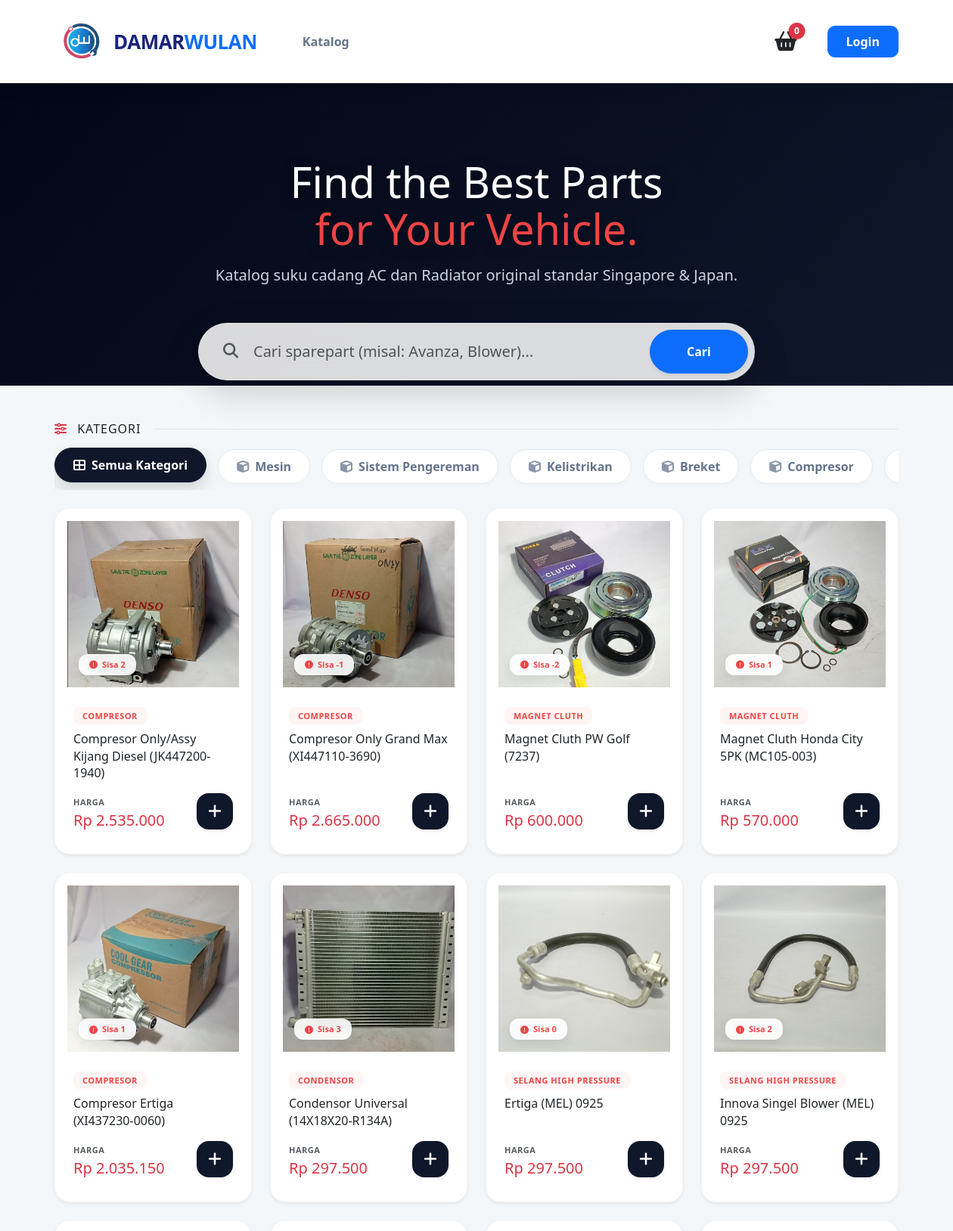
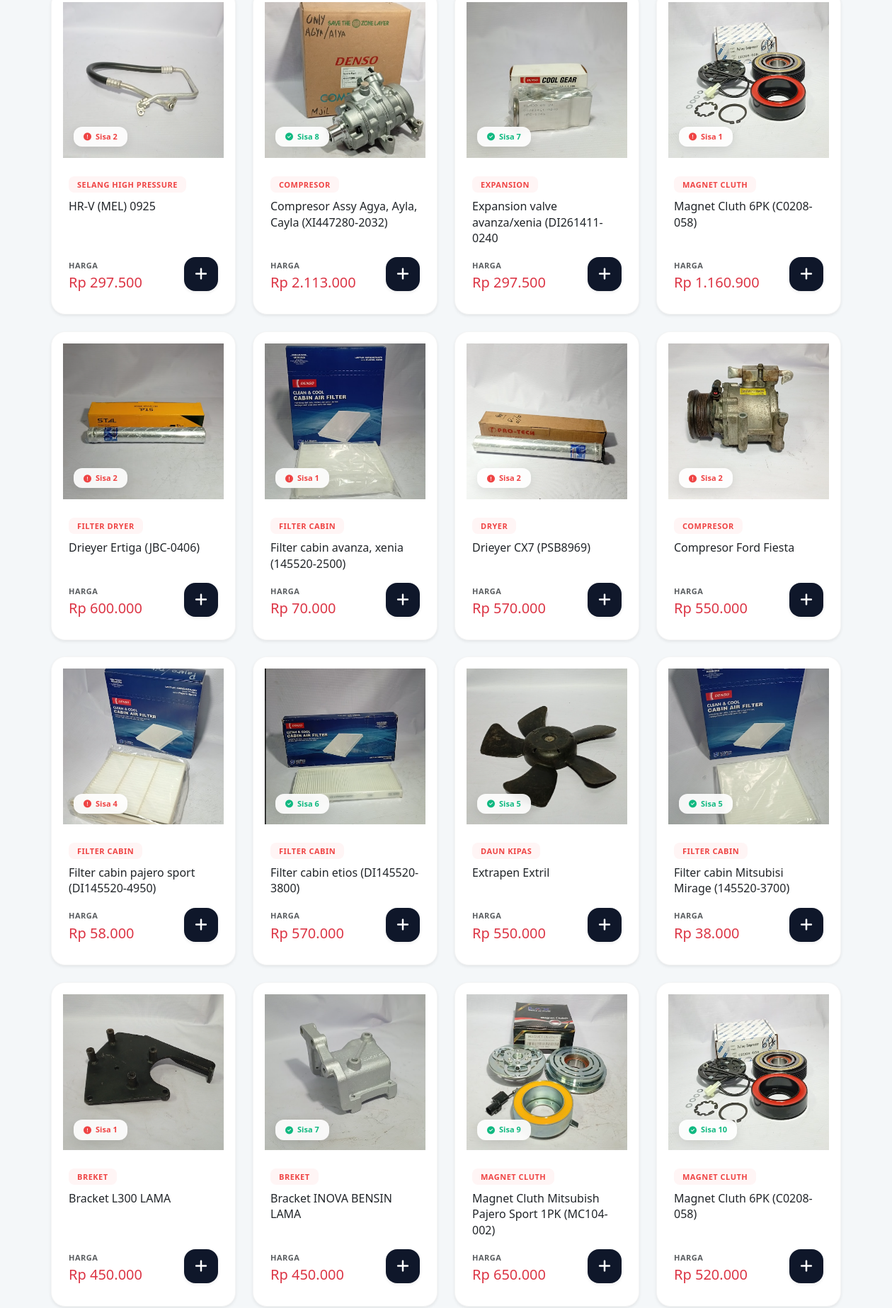
The page / (upper part) on the database its author committed (2 pictures, top to bottom).
### tables this page shows
CREATE TABLE `kategori` (
  `id_kategori` int(11) NOT NULL,
  `nama_kategori` varchar(100) NOT NULL
);

CREATE TABLE `produk` (
  `id_produk` int(11) NOT NULL,
  `id_kategori` int(11) NOT NULL,
  `id_model` int(11) DEFAULT NULL,
  `nomor_suku_cadang` varchar(100) DEFAULT NULL,
  `nama_produk` varchar(150) NOT NULL,
  `merk` varchar(255) NOT NULL,
  `deskripsi` text DEFAULT NULL,
  `gambar` varchar(255) DEFAULT 'default-part.jpg',
  `harga` decimal(10,2) NOT NULL,
  `stok` int(11) NOT NULL DEFAULT 0,
  `berat_gram` int(11) NOT NULL
);

### index.php (the view, shortened to what this page needs)
<?php
require 'config/koneksi.php';
$keyword = mysqli_real_escape_string($conn, $_GET['cari'] ?? '');
$kat_filter = mysqli_real_escape_string($conn, $_GET['kategori'] ?? '');
$where_clauses = [];
$where_sql = count($where_clauses) > 0 ? "WHERE " . implode(" AND ", $where_clauses) : "";
$sql_produk = "SELECT p.*, k.nama_kategori FROM produk p LEFT JOIN kategori k ON p.id_kategori = k.id_kategori $where_sql ORDER BY p.id_produk DESC";
$query_produk = mysqli_query($conn, $sql_produk);
include 'includes/header.php';
include 'includes/navbar.php';
?>
<link rel="stylesheet" href="https://cdnjs.cloudflare.com/ajax/libs/animate.css/4.1.1/animate.min.css" />
<section class="hero-section text-center animate__animated animate__fadeIn" style="height: auto !important; padding: 100px 0 80px 0 !important;">
    <div class="container hero-content">
        <h1 class="hero-title fw-800 mb-3 animate__animated animate__slideInDown">
            Find the Best Parts <br>
            <span style="color: var(--accent-red);">for Your Vehicle.</span>
        </h1>
        <p class="hero-subtitle fs-5 mb-5">Katalog suku cadang AC dan Radiator original standar Singapore & Japan.</p>
        <div class="row justify-content-center mt-5">
            <div class="col-lg-8">
                <form action="index.php" method="GET" id="searchForm" class="search-container w-100 mx-auto d-flex align-items-center shadow-lg animate__animated animate__zoomIn" style="border-radius: 50px;">
                    <div class="ps-4 pe-2">
                        <i class="fas fa-search fs-5 text-muted"></i>
                    </div>
                    <input type="text" id="inputCari" name="cari" class="form-control border-0 shadow-none fs-5 bg-transparent" placeholder="Cari sparepart (misal: Avanza, Blower)..." value="<?= $keyword; ?>" autocomplete="off">
                    <button type="submit" class="btn btn-primary px-5 py-3 fw-bold shadow-sm" style="border-radius: 40px;">Cari</button>
                </form>
            </div>
        </div>
    </div>
</section>
<div class="container mt-5 pb-5">
    <div class="row mb-4 animate__animated animate__fadeInUp">
        <div class="col-12">
            <div class="d-flex align-items-center mb-2">
                <h6 class="fw-800 mb-0 me-3" style="letter-spacing: 1px;"><i class="fas fa-sliders-h me-2 text-danger"></i> KATEGORI</h6>
                <div class="flex-grow-1" style="height: 1px; background: #e2e8f0;"></div>
            </div>
            <div class="filter-scroll py-2">
                <label class="filter-pill <?= empty($kat_filter) ? 'active' : '' ?>">
                    <i class="fas fa-th-large me-2"></i>Semua Kategori
                </label>
                <?php
                $q_kat = mysqli_query($conn, "SELECT * FROM kategori");
                while ($k = mysqli_fetch_assoc($q_kat)) {
                    $sel = ($kat_filter == $k['id_kategori']) ? 'active' : '';
                    echo "<label class='filter-pill $sel'>";
                    echo "<i class='fas fa-cube me-2 opacity-75'></i>" . $k['nama_kategori'];
                    echo "</label>";
                }
                ?>
            </div>
        </div>
    </div>
    <div class="row">
        <div class="col-12">
            <div id="tampilProduk" class="row row-cols-1 row-cols-md-3 row-cols-lg-4 g-4">
                <?php
                if (mysqli_num_rows($query_produk) > 0):
                    while ($p = mysqli_fetch_assoc($query_produk)):
                        $stock_class = ($p['stok'] < 5) ? 'low' : '';
                        $stock_icon = ($p['stok'] < 5) ? 'fa-exclamation-circle' : 'fa-check-circle';
                ?>
                        <div class="col animate__animated animate__fadeInUp">
                            <div class="card product-card h-100 shadow-sm p-3">
                                <div class="img-container mb-4">
                                    <?php $img_src = (!empty($p['gambar'])) ? "assets/img/" . $p['gambar'] : "assets/img/default-part.jpg"; ?>
                                    <a href="detail_produk.php?id=<?= $p['id_produk'] ?>">
                                        <img src="<?= $img_src; ?>" onerror="this.src='assets/img/default-part.jpg';"
                                            class="w-100 h-100" style="object-fit: cover;">
                                    </a>
                                    <div class="stock-indicator <?= $stock_class ?>">
                                        <i class="fas <?= $stock_icon ?>"></i> Sisa <?= $p['stok']; ?>
                                    </div>
                                </div>
                                <div class="card-body pt-0 d-flex flex-column px-2">
                                    <div class="mb-2">
                                        <span class="badge" style="background: #fff5f5; color: var(--accent-red); padding: 6px 12px; border-radius: 8px; font-size: 11px; font-weight: 700; letter-spacing: 0.5px;">
                                            <?= strtoupper($p['nama_kategori'] ?? 'SPAREPART'); ?>
                                        </span>
                                    </div>
                                    <a href="detail_produk.php?id=<?= $p['id_produk'] ?>" class="text-decoration-none">
                                        <h5 class="fw-800 text-dark mb-3 product-title-hover" style="font-size: 16px; line-height: 1.4;"><?= $p['nama_produk']; ?></h5>
                                    </a>
                                    <div class="mt-auto d-flex justify-content-between align-items-end">
                                        <div class="price-box">
                                            <small class="text-muted fw-bold mb-1 d-block" style="font-size: 11px; letter-spacing: 0.5px;">HARGA</small>
                                            <h5 class="fw-900 text-danger mb-0">Rp <?= number_format($p['harga'], 0, ',', '.'); ?></h5>
                                        </div>
                                        <button class="btn-add-cart btn-add-ajax shadow-sm"
                                            data-id="<?= $p['id_produk']; ?>">
                                            <i class="fas fa-plus fs-5"></i>
                                        </button>
                                    </div>
                                </div>
                            </div>
                        </div>
                    <?php endwhile;
                endif; ?>
            </div>
        </div>
    </div>
</div>
<?php include 'includes/footer.php'; ?>

### includes/header.php (style rules this page uses)
html, body { height: 100%; display: flex; flex-direction: column; min-height: 100vh; background-color: #f4f7fe; }
.hero-section { padding: 80px 0; background-color: var(--bg-light); }
.hero-title { font-size: 3.5rem; line-height: 1.1; color: var(--primary-navy); }
.hero-title span { color: var(--accent-red); }
.search-container { max-width: 600px; background: #fff; padding: 8px; border-radius: 20px; box-shadow: 0 15px 35px rgba(0, 0, 0, 0.05); }
.product-card { border: none; border-radius: 24px; background: #fff; transition: 0.4s; overflow: hidden; }
.btn-add-cart { background-color: var(--royal-blue); color: white; width: 40px; height: 40px; border-radius: 12px; display: flex; align-items: center; justify-content: center; transition: 0.3s; }

### index.php (style rules this page uses)
:root { --primary-navy: #0f172a; --accent-red: #ef4444; --dark-gradient: linear-gradient(135deg, #020617 0%, #0f172a 100%); --glass-bg: rgba(255, 255, 255, 0.85); --glass-border: rgba(255, 255, 255, 0.3); }
body { background-color: #f4f7f9; position: relative; }
.hero-section { background: var(--dark-gradient); position: relative; border-bottom: none; min-height: 400px; }
.hero-content { position: relative; z-index: 1; }
.hero-title { color: #ffffff !important; text-shadow: 0 4px 20px rgba(0, 0, 0, 0.3); font-size: 3.5rem; }
.hero-subtitle { color: #cbd5e1; }
.search-container { background: var(--glass-bg); backdrop-filter: blur(15px); -webkit-backdrop-filter: blur(15px); border: 1px solid var(--glass-border) !important; border-radius: 50px; transition: all 0.3s cubic-bezier(0.4, 0, 0.2, 1); padding: 8px; max-width: 100% !important; width: 100% !important; }
.filter-scroll { display: flex; overflow-x: auto; gap: 15px; padding-bottom: 10px; scrollbar-width: none; }
.filter-pill { white-space: nowrap; background: #ffffff; border: 1px solid #e2e8f0; color: #64748b; padding: 10px 24px; border-radius: 50px; font-weight: 600; transition: all 0.3s; cursor: pointer; box-shadow: 0 2px 10px rgba(0, 0, 0, 0.02); }
.filter-pill:hover, .filter-pill.active { background: var(--primary-navy); color: #ffffff; border-color: var(--primary-navy); transform: translateY(-2px); box-shadow: 0 10px 20px rgba(15, 23, 42, 0.15); }
.product-card { background: #ffffff; border-radius: 20px; overflow: hidden; transition: all 0.4s cubic-bezier(0.175, 0.885, 0.32, 1.275); border: 1px solid rgba(0, 0, 0, 0.04) !important; }
.product-title-hover { transition: color 0.3s ease; }
.img-container { overflow: hidden; height: 220px; background: #f8fafc; position: relative; }
.img-container img { transition: transform 0.6s ease; }
.stock-indicator { position: absolute; bottom: 15px; left: 15px; background: rgba(255, 255, 255, 0.9); backdrop-filter: blur(5px); padding: 6px 14px; border-radius: 12px; font-size: 11px; font-weight: 800; color: #10b981; box-shadow: 0 4px 15px rgba(0, 0, 0, 0.1); display: flex; align-items: center; gap: 6px; }
.stock-indicator.low { color: #ef4444; }
.btn-add-cart { background: var(--primary-navy); color: #fff; width: 48px; height: 48px; border-radius: 16px; display: flex; align-items: center; justify-content: center; transition: all 0.3s; border: none; }

### rows shown on the page
kategori: nama_kategori "Mesin"
kategori: nama_kategori "Sistem Pengereman"
kategori: nama_kategori "Kelistrikan"
kategori: nama_kategori "Breket"
kategori: nama_kategori "Compresor"
produk: gambar (picture), stok "2", id_kategori.nama_kategori "COMPRESOR", nama_produk "Compresor Only/Assy Kijang Diesel (JK447200-1940)", harga "2.535.000"
produk: gambar (picture), stok "-1", id_kategori.nama_kategori "COMPRESOR", nama_produk "Compresor Only Grand Max (XI447110-3690)", harga "2.665.000"
produk: gambar (picture), stok "-2", id_kategori.nama_kategori "MAGNET CLUTH", nama_produk "Magnet Cluth PW Golf (7237)", harga "600.000"
produk: gambar (picture), stok "1", id_kategori.nama_kategori "MAGNET CLUTH", nama_produk "Magnet Cluth Honda City 5PK (MC105-003)", harga "570.000"
produk: gambar (picture), stok "1", id_kategori.nama_kategori "COMPRESOR", nama_produk "Compresor Ertiga (XI437230-0060)", harga "2.035.150"
produk: gambar (picture), stok "3", id_kategori.nama_kategori "CONDENSOR", nama_produk "Condensor Universal (14X18X20-R134A)", harga "297.500"
produk: gambar (picture), stok "0", id_kategori.nama_kategori "SELANG HIGH PRESSURE", nama_produk "Ertiga (MEL) 0925", harga "297.500"
produk: gambar (picture), stok "2", id_kategori.nama_kategori "SELANG HIGH PRESSURE", nama_produk "Innova Singel Blower (MEL) 0925", harga "297.500"
produk: gambar (picture), stok "2", id_kategori.nama_kategori "SELANG HIGH PRESSURE", nama_produk "HR-V (MEL) 0925", harga "297.500"
produk: gambar (picture), stok "8", id_kategori.nama_kategori "COMPRESOR", nama_produk "Compresor Assy Agya, Ayla, Cayla (XI447280-2032)", harga "2.113.000"
produk: gambar (picture), stok "7", id_kategori.nama_kategori "EXPANSION", nama_produk "Expansion valve avanza/xenia (DI261411-0240", harga "297.500"
produk: gambar (picture), stok "1", id_kategori.nama_kategori "MAGNET CLUTH", nama_produk "Magnet Cluth 6PK (C0208-058)", harga "1.160.900"
produk: gambar (picture), stok "2", id_kategori.nama_kategori "FILTER DRYER", nama_produk "Drieyer Ertiga (JBC-0406)", harga "600.000"
produk: gambar (picture), stok "1", id_kategori.nama_kategori "FILTER CABIN", nama_produk "Filter cabin avanza, xenia (145520-2500)", harga "70.000"
produk: gambar (picture), stok "2", id_kategori.nama_kategori "DRYER", nama_produk "Drieyer CX7 (PSB8969)", harga "570.000"
produk: gambar (picture), stok "2", id_kategori.nama_kategori "COMPRESOR", nama_produk "Compresor Ford Fiesta", harga "550.000"
produk: gambar (picture), stok "4", id_kategori.nama_kategori "FILTER CABIN", nama_produk "Filter cabin pajero sport (DI145520-4950)", harga "58.000"
produk: gambar (picture), stok "6", id_kategori.nama_kategori "FILTER CABIN", nama_produk "Filter cabin etios (DI145520-3800)", harga "570.000"
produk: gambar (picture), stok "5", id_kategori.nama_kategori "DAUN KIPAS", nama_produk "Extrapen Extril", harga "550.000"
produk: gambar (picture), stok "5", id_kategori.nama_kategori "FILTER CABIN", nama_produk "Filter cabin Mitsubisi Mirage (145520-3700)", harga "38.000"
produk: gambar (picture), stok "1", id_kategori.nama_kategori "BREKET", nama_produk "Bracket L300 LAMA", harga "450.000"
produk: gambar (picture), stok "7", id_kategori.nama_kategori "BREKET", nama_produk "Bracket INOVA BENSIN LAMA", harga "450.000"
produk: gambar (picture), stok "9", id_kategori.nama_kategori "MAGNET CLUTH", nama_produk "Magnet Cluth Mitsubish Pajero Sport 1PK (MC104-002)", harga "650.000"
produk: gambar (picture), stok "10", id_kategori.nama_kategori "MAGNET CLUTH", nama_produk "Magnet Cluth 6PK (C0208-058)", harga "520.000"
